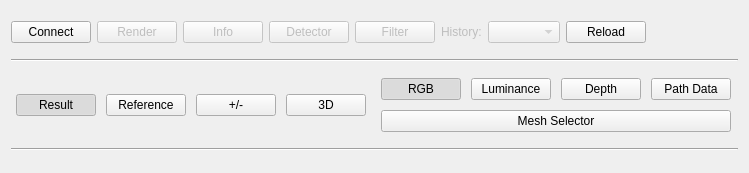
<?xml version="1.0" encoding="UTF-8"?>
<ui version="4.0">
 <class>emca</class>
 <widget class="QWidget" name="emca">
  <property name="enabled">
   <bool>true</bool>
  </property>
  <property name="geometry">
   <rect>
    <x>0</x>
    <y>0</y>
    <width>749</width>
    <height>173</height>
   </rect>
  </property>
  <property name="sizePolicy">
   <sizepolicy hsizetype="Fixed" vsizetype="Fixed">
    <horstretch>0</horstretch>
    <verstretch>0</verstretch>
   </sizepolicy>
  </property>
  <property name="minimumSize">
   <size>
    <width>0</width>
    <height>0</height>
   </size>
  </property>
  <property name="acceptDrops">
   <bool>true</bool>
  </property>
  <property name="windowTitle">
   <string>EMCA</string>
  </property>
  <layout class="QVBoxLayout" name="verticalLayout_2">
   <property name="sizeConstraint">
    <enum>QLayout::SetMinimumSize</enum>
   </property>
   <item>
    <layout class="QHBoxLayout" name="layoutToolbar">
     <property name="sizeConstraint">
      <enum>QLayout::SetMinimumSize</enum>
     </property>
     <item>
      <widget class="QPushButton" name="btnConnect">
       <property name="toolTip">
        <string>Connect to server options</string>
       </property>
       <property name="text">
        <string>Connect</string>
       </property>
      </widget>
     </item>
     <item>
      <widget class="QPushButton" name="btnRender">
       <property name="enabled">
        <bool>false</bool>
       </property>
       <property name="toolTip">
        <string>Send render signal to server</string>
       </property>
       <property name="text">
        <string>Render</string>
       </property>
      </widget>
     </item>
     <item>
      <widget class="QPushButton" name="btnOptions">
       <property name="enabled">
        <bool>false</bool>
       </property>
       <property name="text">
        <string>Info</string>
       </property>
      </widget>
     </item>
     <item>
      <widget class="QPushButton" name="btnDetector">
       <property name="enabled">
        <bool>false</bool>
       </property>
       <property name="toolTip">
        <string>Outliers detector</string>
       </property>
       <property name="text">
        <string>Detector</string>
       </property>
      </widget>
     </item>
     <item>
      <widget class="QPushButton" name="btnFilter">
       <property name="enabled">
        <bool>false</bool>
       </property>
       <property name="text">
        <string>Filter</string>
       </property>
      </widget>
     </item>
     <item>
      <widget class="QLabel" name="labelSelectedPixel">
       <property name="enabled">
        <bool>false</bool>
       </property>
       <property name="text">
        <string>History:</string>
       </property>
      </widget>
     </item>
     <item>
      <widget class="QComboBox" name="cbPixelHistory">
       <property name="enabled">
        <bool>false</bool>
       </property>
       <property name="sizePolicy">
        <sizepolicy hsizetype="Preferred" vsizetype="Fixed">
         <horstretch>0</horstretch>
         <verstretch>0</verstretch>
        </sizepolicy>
       </property>
       <property name="editable">
        <bool>false</bool>
       </property>
       <property name="maxVisibleItems">
        <number>5</number>
       </property>
       <property name="insertPolicy">
        <enum>QComboBox::InsertAfterCurrent</enum>
       </property>
       <property name="sizeAdjustPolicy">
        <enum>QComboBox::AdjustToContents</enum>
       </property>
      </widget>
     </item>
     <item>
      <widget class="QPushButton" name="btnReload">
       <property name="text">
        <string>Reload</string>
       </property>
      </widget>
     </item>
     <item>
      <spacer name="spacerLayoutToolbar">
       <property name="orientation">
        <enum>Qt::Horizontal</enum>
       </property>
       <property name="sizeHint" stdset="0">
        <size>
         <width>40</width>
         <height>20</height>
        </size>
       </property>
      </spacer>
     </item>
    </layout>
   </item>
   <item>
    <widget class="Line" name="horizontalLine">
     <property name="orientation">
      <enum>Qt::Horizontal</enum>
     </property>
    </widget>
   </item>
   <item>
    <layout class="QHBoxLayout" name="layoutMain">
     <property name="spacing">
      <number>10</number>
     </property>
     <property name="sizeConstraint">
      <enum>QLayout::SetMinimumSize</enum>
     </property>
     <item>
      <layout class="QVBoxLayout" name="layoutLeft">
       <property name="sizeConstraint">
        <enum>QLayout::SetMinimumSize</enum>
       </property>
       <item>
        <layout class="QHBoxLayout" name="horizontalLayout_2">
         <item>
          <widget class="QPushButton" name="btnRenderView">
           <property name="text">
            <string>Result</string>
           </property>
           <property name="checkable">
            <bool>true</bool>
           </property>
           <property name="checked">
            <bool>true</bool>
           </property>
          </widget>
         </item>
         <item>
          <widget class="QPushButton" name="btnRefView">
           <property name="text">
            <string>Reference</string>
           </property>
           <property name="checkable">
            <bool>true</bool>
           </property>
          </widget>
         </item>
         <item>
          <widget class="QPushButton" name="btnDiffView">
           <property name="text">
            <string>+/-</string>
           </property>
           <property name="checkable">
            <bool>true</bool>
           </property>
          </widget>
         </item>
         <item>
          <widget class="QPushButton" name="btn3DView">
           <property name="toolTip">
            <string>Toggle view between render image and 3D preview</string>
           </property>
           <property name="text">
            <string>3D</string>
           </property>
           <property name="checkable">
            <bool>true</bool>
           </property>
          </widget>
         </item>
        </layout>
       </item>
       <item>
        <layout class="QGridLayout" name="left"/>
       </item>
      </layout>
     </item>
     <item>
      <layout class="QVBoxLayout" name="layoutRight">
       <property name="sizeConstraint">
        <enum>QLayout::SetMinimumSize</enum>
       </property>
       <item>
        <layout class="QHBoxLayout" name="horizontalLayout">
         <item>
          <widget class="QPushButton" name="btnSampleRGB">
           <property name="text">
            <string>RGB</string>
           </property>
           <property name="checkable">
            <bool>true</bool>
           </property>
           <property name="checked">
            <bool>true</bool>
           </property>
          </widget>
         </item>
         <item>
          <widget class="QPushButton" name="btnSampleLum">
           <property name="text">
            <string>Luminance</string>
           </property>
           <property name="checkable">
            <bool>true</bool>
           </property>
          </widget>
         </item>
         <item>
          <widget class="QPushButton" name="btnPathDepth">
           <property name="text">
            <string>Depth</string>
           </property>
           <property name="checkable">
            <bool>true</bool>
           </property>
          </widget>
         </item>
         <item>
          <widget class="QPushButton" name="btnPathData">
           <property name="toolTip">
            <string>Toggle view between plot and render data</string>
           </property>
           <property name="text">
            <string>Path Data</string>
           </property>
           <property name="checkable">
            <bool>true</bool>
           </property>
          </widget>
         </item>
        </layout>
       </item>
       <item>
        <widget class="QPushButton" name="btnMeshSelector">
         <property name="text">
          <string>Mesh Selector</string>
         </property>
        </widget>
       </item>
       <item>
        <layout class="QGridLayout" name="right"/>
       </item>
      </layout>
     </item>
    </layout>
   </item>
   <item>
    <widget class="Line" name="line">
     <property name="orientation">
      <enum>Qt::Horizontal</enum>
     </property>
    </widget>
   </item>
   <item>
    <layout class="QGridLayout" name="layoutPlugins">
     <property name="sizeConstraint">
      <enum>QLayout::SetMaximumSize</enum>
     </property>
    </layout>
   </item>
  </layout>
 </widget>
 <tabstops>
  <tabstop>btnConnect</tabstop>
  <tabstop>btnRender</tabstop>
 </tabstops>
 <resources/>
 <connections/>
</ui>
